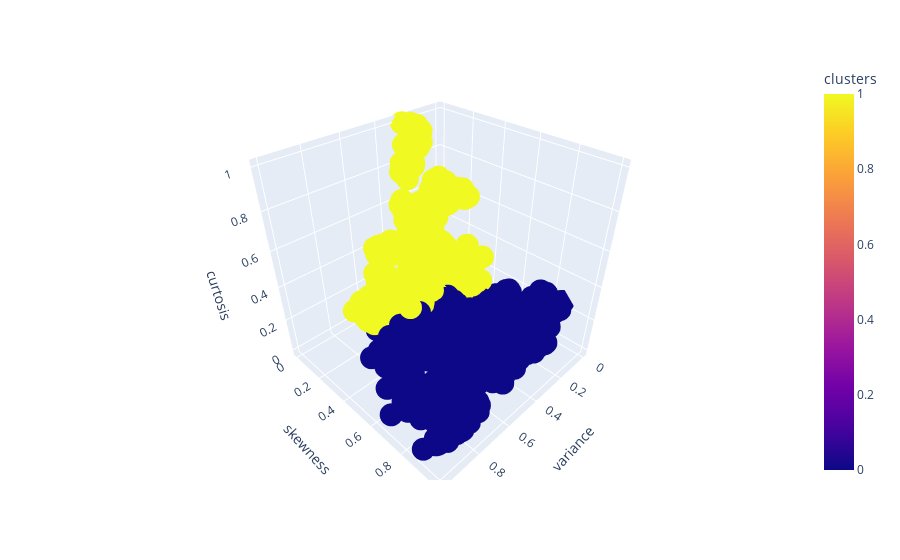

The cell this chart's notebook holds for it:
### Code cell
kmeans = KMeans(random_state=48, max_iter=1000, n_clusters=2)
kmeans.fit(kmeans_data)
centroids = kmeans.cluster_centers_
centroids_df = pd.DataFrame(centroids, columns=kmeans_data.columns)
cluster_labels = pd.DataFrame(kmeans.labels_, columns=['clusters'])
clusters_df = pd.concat([kmeans_data, cluster_labels], axis=1)

fig = px.scatter_3d(clusters_df, x='variance', y='skewness', z='curtosis', color='clusters')
fig.show()

### Figure 1 — Plotly figure (JSON) as saved in the notebook; plotly's stock layout.template omitted (floating-point values rounded to 4 significant figures; data arrays with more than 128 entries replaced by an {"elided": "..."} marker saying what was removed)
{"data": [{"hovertemplate": "variance=%{x}<br>skewness=%{y}<br>curtosis=%{z}<br>clusters=%{marker.color}<extra></extra>", "legendgroup": "", "marker": {"color": {"elided": "1372 int values"}, "coloraxis": "coloraxis", "symbol": "circle"}, "mode": "markers", "name": "", "scene": "scene", "showlegend": false, "type": "scatter3d", "x": {"elided": "1372 float values"}, "y": {"elided": "1372 float values"}, "z": {"elided": "1372 float values"}}], "layout": {"coloraxis": {"colorbar": {"title": {"text": "clusters"}}, "colorscale": [[0, "#0d0887"], [0.1111, "#46039f"], [0.2222, "#7201a8"], [0.3333, "#9c179e"], [0.4444, "#bd3786"], [0.5556, "#d8576b"], [0.6667, "#ed7953"], [0.7778, "#fb9f3a"], [0.8889, "#fdca26"], [1, "#f0f921"]]}, "legend": {"tracegroupgap": 0}, "margin": {"t": 60}, "scene": {"domain": {"x": [0, 1], "y": [0, 1]}, "xaxis": {"title": {"text": "variance"}}, "yaxis": {"title": {"text": "skewness"}}, "zaxis": {"title": {"text": "curtosis"}}}}}
